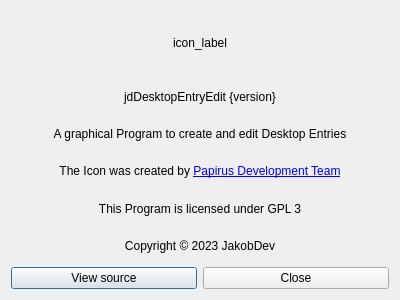
<?xml version="1.0" encoding="UTF-8"?>
<ui version="4.0">
 <class>AboutDialog</class>
 <widget class="QDialog" name="AboutDialog">
  <property name="geometry">
   <rect>
    <x>0</x>
    <y>0</y>
    <width>400</width>
    <height>300</height>
   </rect>
  </property>
  <property name="windowTitle">
   <string>About</string>
  </property>
  <layout class="QVBoxLayout" name="verticalLayout">
   <item>
    <widget class="QLabel" name="icon_label">
     <property name="sizePolicy">
      <sizepolicy hsizetype="Preferred" vsizetype="Preferred">
       <horstretch>0</horstretch>
       <verstretch>0</verstretch>
      </sizepolicy>
     </property>
     <property name="minimumSize">
      <size>
       <width>64</width>
       <height>64</height>
      </size>
     </property>
     <property name="text">
      <string notr="true">icon_label</string>
     </property>
     <property name="alignment">
      <set>Qt::AlignCenter</set>
     </property>
    </widget>
   </item>
   <item>
    <widget class="QLabel" name="version_label">
     <property name="text">
      <string notr="true">jdDesktopEntryEdit {version}</string>
     </property>
     <property name="alignment">
      <set>Qt::AlignCenter</set>
     </property>
    </widget>
   </item>
   <item>
    <widget class="QLabel" name="label">
     <property name="text">
      <string>A graphical Program to create and edit Desktop Entries</string>
     </property>
     <property name="alignment">
      <set>Qt::AlignCenter</set>
     </property>
    </widget>
   </item>
   <item>
    <widget class="QLabel" name="label_4">
     <property name="text">
      <string>The Icon was created by &lt;a href=&quot;https://icon-icons.com/icon/preferences-desktop-theme/93638&quot;&gt;Papirus Development Team&lt;/a&gt;</string>
     </property>
     <property name="alignment">
      <set>Qt::AlignCenter</set>
     </property>
     <property name="openExternalLinks">
      <bool>true</bool>
     </property>
    </widget>
   </item>
   <item>
    <widget class="QLabel" name="label_2">
     <property name="text">
      <string>This Program is licensed under GPL 3</string>
     </property>
     <property name="alignment">
      <set>Qt::AlignCenter</set>
     </property>
    </widget>
   </item>
   <item>
    <widget class="QLabel" name="label_3">
     <property name="text">
      <string notr="true">Copyright © 2023 JakobDev</string>
     </property>
     <property name="alignment">
      <set>Qt::AlignCenter</set>
     </property>
    </widget>
   </item>
   <item>
    <layout class="QHBoxLayout" name="horizontalLayout">
     <item>
      <widget class="QPushButton" name="view_source_button">
       <property name="text">
        <string>View source</string>
       </property>
      </widget>
     </item>
     <item>
      <widget class="QPushButton" name="close_button">
       <property name="text">
        <string>Close</string>
       </property>
      </widget>
     </item>
    </layout>
   </item>
  </layout>
 </widget>
 <resources/>
 <connections/>
</ui>
